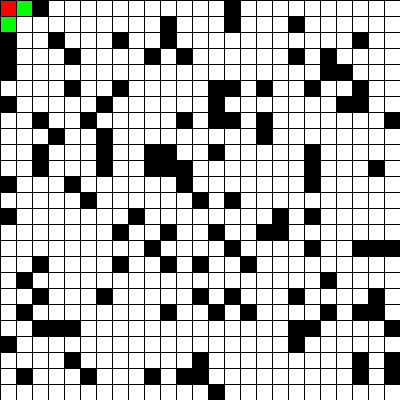
Frame 1 (no input)
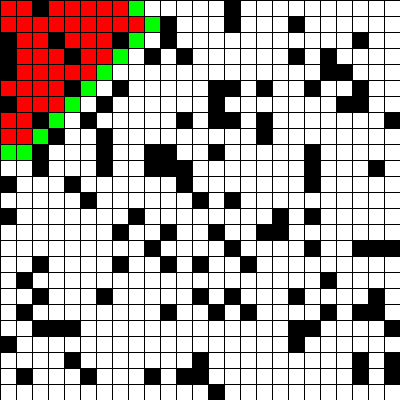
Frame 60 (the mouse pressed at the canvas centre just before this capture)
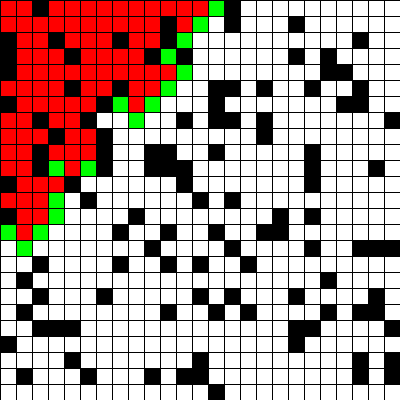
Frame 120 (the mouse held since frame 60 and released just before this capture)

The Processing sketch that drew these frames (run headless with seeded random() and noise(); from frame 60 on, the mouse is pressed at the canvas centre):

// Processing sketch: bfs
// ── bfs.pde
import java.util.*;

LinkedList<Spot> openSet;
HashSet<Spot> closedSet;
Spot[][] grid;
int sr;
int sc;
int rows;
int cols;
Spot start;
Spot end;
ArrayList<Spot> path;

void setup() {
  
  size(400, 400);
  rows = 25;
  cols = 25;
  grid = new Spot[rows][cols];
  path = new ArrayList<Spot>();
  int spotWidth = width/rows;
  int spotHeight = height/cols;
  for (int i=0; i<rows; i++) {
    for (int j =0; j<cols; j++) {
      grid[i][j] = new Spot(i, j, spotWidth, spotHeight);
    }
  }
  start = grid[sr][sc];
  end = grid[21][17];
  start.wall = false;
  end.wall = false;
  
  for (int i=0; i<rows; i++) {
    for (int j=0; j<cols; j++) {
      grid[i][j].getNeighbors(grid);
    }
  }

  for (int i=0; i<rows; i++) {
    for (int j=0; j<cols; j++) {
      grid[i][j].show(color(255));
    }
  }

  openSet = new LinkedList<Spot>();
  closedSet = new HashSet<Spot>();

  
  openSet.add(start);
}

void draw() {

  if (openSet.size()==0) {
    println("no solution");
    noLoop();
    return;
  }

  Spot current = openSet.remove();
  if (current == end) {
    println("DONE!");
    Spot temp = current;
    path.add(temp);
    while(current.prev != null) {
      path.add(current.prev);
      current = current.prev;
      
    }
    
    for(Spot s:path) {
      s.show(color(0,0,255));
    }
    
    
    noLoop();
    println(path.size());
    return;
  }
  if (!closedSet.contains(current) && !current.wall) {
    closedSet.add(current);
    for (Spot neighbor : current.neighbors) {
      if (!neighbor.wall) {
        neighbor.prev = current;
        neighbor.neighbors.remove(current);
        openSet.add(neighbor);
      }
    }
  }

  
  
  for (Spot s : openSet) {
    s.show(color(0, 255, 0));
  }
  for (Spot s : closedSet) {
    s.show(color(255, 0, 0));
  }
  
}

// ── spot.pde
class Spot {
  int i;
  int j;
  int spotWidth;
  int spotHeight;
  ArrayList<Spot> neighbors;
  boolean wall;
  Spot prev;
  
  public Spot(int i, int j, int spotWidth, int spotHeight) {
    this.i = i;
    this.j = j;
    this.spotWidth = spotWidth;
    this.spotHeight = spotHeight;
    this.neighbors = new ArrayList<Spot>();
    if(Math.random() < 0.2) {
      this.wall = true;
    }
    this.prev = null;
  }

  void show(color col) {
    fill(col);
    if(this.wall) {
      fill(0);
    }
    rect(this.j*spotWidth, this.i*spotHeight, spotWidth, spotHeight);
  }

  void getNeighbors(Spot[][] grid) {
    if (this.i > 0) {
      this.neighbors.add(grid[i-1][j]);
    }
    if (this.j > 0) {
      this.neighbors.add(grid[i][j-1]);
    }
    if (this.i < grid.length-1) {
      this.neighbors.add(grid[i+1][j]);
    }
    if (this.j < grid[i].length-1) {
      this.neighbors.add(grid[i][j+1]);
    }
  }
}
